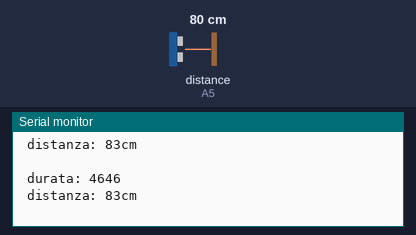
The sketch below on a simulated Arduino Uno, built with avr-gcc and run on an emulated ATmega328P. Parts: the last lines printed to the serial monitor. Wiring (inferred from the names in the program): ultrasonic range finder: trigger A3; echo A5. The inputs (shaded band) are chosen by the test bench; at power-on: distance to the obstacle (sensor on A5) 80 cm. The echo pulse lasts 58.3 µs per cm.

Above: at 1.4 s.
1.5 s: distance to the obstacle (sensor on A5) set to 2 cm
At 1.74 s:
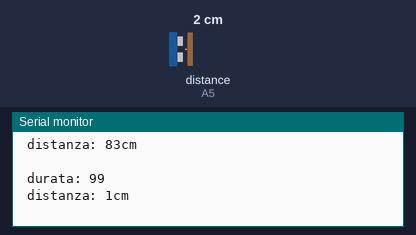
3.0 s: distance to the obstacle (sensor on A5) set to 4 cm
At 3.25 s:
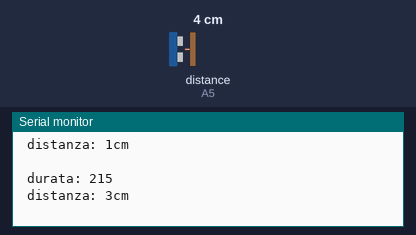
Timing chart, 0 to 6.0 s (numbered marks = the images above; inputs shaded):
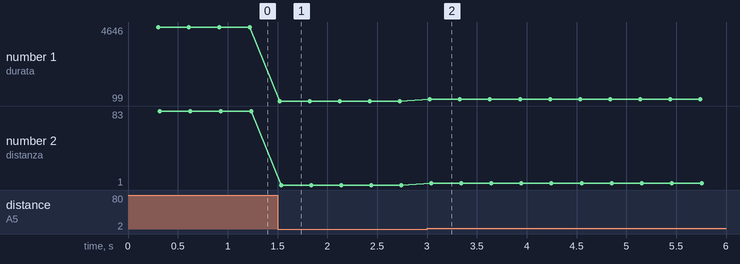

Measured:
- after the input at 1.5 s, the serial monitor: prints a new line at once (image 1)
- after the input at 3.0 s, the serial monitor: prints a new line at once (image 2)
- plotted number 1: 4646 → 99 after the input at 1.5 s, 99 → 215 after the input at 3.0 s
- plotted number 2: 83 → 1 after the input at 1.5 s, 1 → 3 after the input at 3.0 s

The sketch:

tuft-script.ino
```cpp
int triggerPort=A3;                               // Il trigger viene collegato alla porta A3 .
int echoPort = A5;
int cmconv = 59;


void setup()
{
    pinMode(triggerPort, OUTPUT);                 // Il sensore trigger viene collegato in una porta di tipo output  .
    pinMode(echoPort, INPUT);                     // Il sensore echo viene collegato in una porta di tipo input .
    digitalWrite(triggerPort, LOW);

   Serial.begin(9600);
}

void loop()
{


  delay(300); // Delay a little bit to improve simulation performance

 dist();

}
```

functions.ino
```cpp
long microsecondsToCentimeters(long microseconds)
  {
   return microseconds / cmconv;
  }

long int dist(){

  digitalWrite (triggerPort, HIGH);           // attraverso il trigger inizia a emettere onde
  delayMicroseconds(10);                      // per dieci secondi
  digitalWrite(triggerPort,LOW);              // e si ferma

  long duration =pulseIn(echoPort, HIGH);     //attraverso la funzione pulseIn acquisiamo il segnale tramite il sensore

  long int distanza = 0.036 * duration /2;    //calcoliamo la distanza

  Serial.print(" durata: ");                  //stampiamo sul monitor seriale la durata del segnale e la distanza ottenuta
  Serial.println(duration);
  Serial.print(" distanza: ");

  if (duration >38000) {
          Serial.println("fuori portata");    //segnaliamo se la distanza è fuori dalla portata dello strumento

  }else {
           Serial.print(distanza);
           Serial.println ("cm");
           Serial.println (" ");
         }

//evitiamo una divisione per zero, sostituendo lo zero con 1000
if (duration == 0)
   duration == 1000;

   long int rval = microsecondsToCentimeters(duration);          //calcoliamo la distanza in centimetri


 return rval;
}
```
